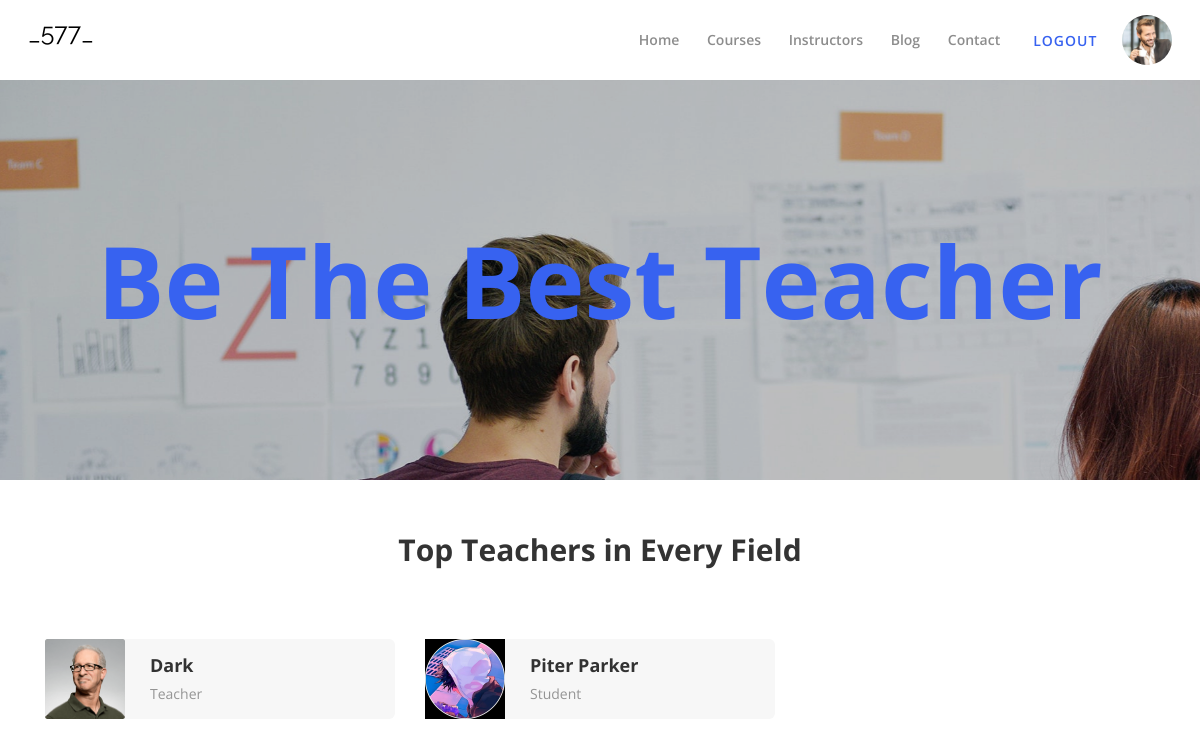
Screenshot of /instructor/ (signed in) with the database file from the repository.
### instructor/models.py (models this page shows, shortened)
class Teachers(models.Model):
    name = models.CharField(max_length=75)
    image = models.ImageField(upload_to='teachers_image/')
    category = models.ForeignKey(Category, on_delete=models.CASCADE, null=True)

class Category(models.Model):
    title = models.CharField(max_length=50)
    def __str__ (self):
        return self.title

### instructor/views.py (the view)
# urls.py: path("", instructors, name='instructors'),
def instructors(request):
    student = Teachers.objects.all()
    best_teacher = Best_teacher.objects.all()
    context = {
        'student': student,
        'best_teacher': best_teacher
    }
    return render(request, 'instructors.html', context=context)

### templates/instructors.html (shortened to what this page needs)
<!DOCTYPE html>
{% load static %}
<html lang="en">
<head>
    <link rel="stylesheet" href="{% static 'style.css' %}">
</head>
<body>
    <header class="header-area">
        <div class="clever-main-menu">
            <div class="classy-nav-container breakpoint-off">
                <nav class="classy-navbar justify-content-between" id="cleverNav">
                    <a class="nav-brand" href="{%  url  'index' %}">
                        <p style="color: black; font-size: 25px;">_577_</p>
                    </a>
                    <div class="classy-menu">
                        <div class="classynav">
                            <ul>
                                <li><a href="{%  url  'index' %}">Home</a></li>
                                <li><a href="{%  url  'courses' %}">Courses</a></li>
                                <li><a href="{%  url  'instructors' %}">Instructors</a></li>
                                <li><a href="{% url 'blog' %}">Blog</a></li>
                                <li><a href="{%  url  'contact' %}">Contact</a></li>
                            </ul>
                            {% if user.is_authenticated %}
                            <div class="register-login-area">
                                <a href="{%  url  'logout' %}" class="btn">Logout</a>
                                <img style="width: 50px; height: 50px; border-radius: 50px;" src="{% static 'img/bg-img/person_1.jpg' %}" alt="">
                            </div>
                            {% else %}
                            <div class="register-login-area">
                                <a href="{%  url  'register' %}" class="btn">Register</a>
                                <a href="{%  url  'login' %}" class="btn active">Login</a>
                            </div>
                            {% endif %}
                        </div>
                    </div>
                </nav>
            </div>
        </div>
    </header>
    <div class="instructors-video d-flex align-items-center justify-content-center bg-img"
        style="background-image: url({% static 'img/bg-img/bg4.jpg' %});">
        <h2>Be The Best Teacher</h2>
    </div>
    <section class="top-teacher-area section-padding-0-100">
        <div class="container">
            <div class="row">
                <div class="col-12">
                    <div class="section-heading">
                        <h3 style="margin-top: 50px;">Top Teachers in Every Field</h3>
                    </div>
                </div>
            </div>
            <div class="row">
                {% for instructor in student %}
                <div class="col-12 col-md-6 col-lg-4">
                    <div class="single-instructor d-flex align-items-center mb-30">
                        <div class="instructor-thumb">
                          <a href="{% url 'regular_page' %}"> <img src="{{instructor.image.url}}" alt=""></a>
                        </div>
                        <div class="instructor-info">
                            <h5>{{instructor.name}}</h5>
                            <span>{{instructor.category}}</span>
                        </div>
                    </div>
                </div>
                {% endfor %}
            </div>
        </div>
    </section>
</body>
</html>

### static/style.css (style rules this page uses)
* { margin: 0; padding: 0; }
body { font-family: "Open Sans", sans-serif; font-size: 14px; font-weight: 400; }
h1, h2, h3, h4, h5, h6 { color: rgba(0, 0, 0, 0.8); line-height: 1.3; font-weight: 700; }
p { font-family: "Raleway", sans-serif; color: #5a5a5a; font-size: 14px; line-height: 1.8; font-weight: 400; }
a, a:hover, a:focus { -webkit-transition-duration: 500ms; transition-duration: 500ms; text-decoration: none; outline: 0 solid transparent; color: rgba(0, 0, 0, 0.8); font-weight: 600; font-size: 14px; }
ul, ol { margin: 0; }
ul li, ol li { list-style: none; }
img { height: auto; max-width: 100%; }
.mb-30 { margin-bottom: 30px !important; }
.section-padding-0-100 { padding-top: 0; padding-bottom: 100px; }
.section-heading { position: relative; z-index: 1; margin-bottom: 70px; text-align: center; }
.section-heading h3 { font-size: 30px; margin-bottom: 0; }
.bg-img { background-position: center center; background-size: cover; background-repeat: no-repeat; }
.header-area { position: relative; z-index: 200; }
.clever-main-menu { position: relative; z-index: 1; width: 100%; height: 80px; }
.clever-main-menu .classy-navbar { height: 80px; }
.clever-main-menu .classynav ul li a { color: rgba(0, 0, 0, 0.45); font-weight: 600; }
.register-login-area { position: relative; z-index: 1; }
.register-login-area a { position: relative; display: inline-block; padding: 0 20px; height: 40px; font-weight: 600; text-transform: uppercase; letter-spacing: 1px; font-size: 14px; color: #3762f0; line-height: 40px; }
.instructors-video { position: relative; z-index: 1; width: 100%; height: 400px; background-attachment: fixed !important; }
.instructors-video::after { position: absolute; width: 100%; height: 100%; top: 0; left: 0; background-color: rgba(0, 0, 0, 0.2); content: ''; z-index: -1; }
.instructors-video h2 { font-size: 100px; color: #3762f0; margin-bottom: 0; }
.single-instructor { position: relative; z-index: 1; background-color: #f7f7f7; border-radius: 6px; }
.single-instructor .instructor-thumb { -webkit-box-flex: 0; -ms-flex: 0 0 80px; flex: 0 0 80px; width: 80px; max-width: 80px; height: 80px; }
.single-instructor .instructor-info { padding-left: 25px; }
.single-instructor .instructor-info h5 { font-size: 18px; margin-bottom: 5px; }
.single-instructor .instructor-info span { font-weight: 400; color: rgba(0, 0, 0, 0.4); font-size: 14px; }

### rows the page displays
Teachers: image (picture), name "Dark", category "Teacher"
Teachers: image (picture), name "Piter Parker", category "Student"
